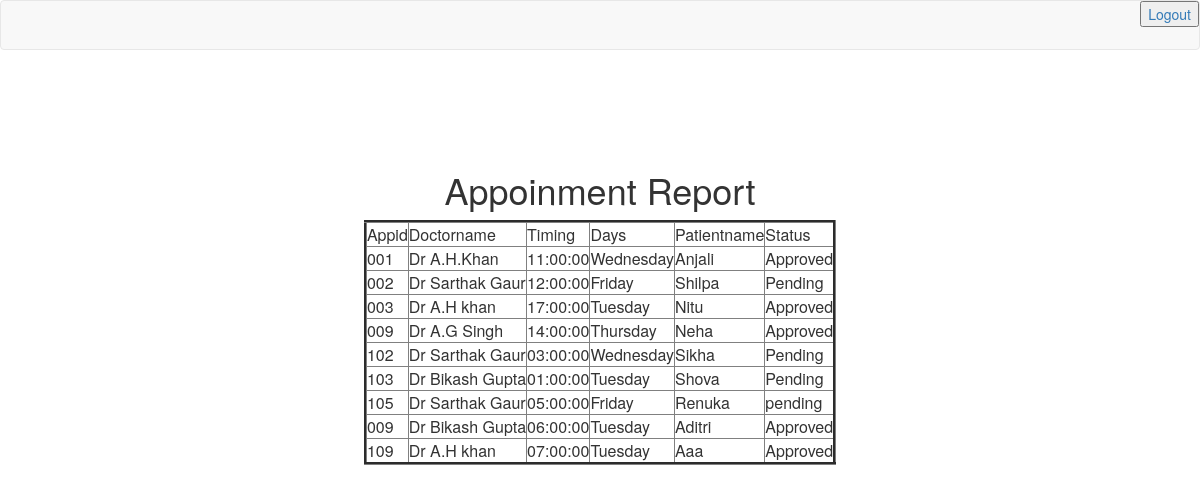
The page /a_report.php on the database its author committed.
### tables this page shows
CREATE TABLE IF NOT EXISTS `app_report` (
  `App_id` varchar(255) NOT NULL,
  `Doctorname` varchar(250) NOT NULL,
  `Timing` time NOT NULL,
  `Days` varchar(250) NOT NULL,
  `Patientname` varchar(250) NOT NULL,
  `Status` varchar(250) NOT NULL
);

### a_report.php (the view, shortened to what this page needs)
<html>
<head>
  <link rel="stylesheet" href="https://maxcdn.bootstrapcdn.com/bootstrap/3.3.7/css/bootstrap.min.css">
</head>
<body>
<nav class="navbar navbar-default" role="navigation">
  <div class="navbar-collapse collapse">
    <ul class="nav navbar-nav navbar-right">
      <button class="pull-right" value="logout"><a href="logout.php">Logout</a></button>
    </ul>
  </div>
</nav>
<br><br><br><br>
<center>
<h1>Appoinment Report </h1>
<table border="3" bgcolor="#E0E0E0">
<tr>
<td>Appid</td>
<td>Doctorname</td>
<td>Timing</td>
<td>Days</td>
<td>Patientname</td>
<td>Status</td>
</tr>
<?php
include("database.php");
$sql="select * from app_report";
$query=mysqli_query($conn,$sql);
while($row = mysqli_fetch_array($query))
{?>
<tr>
<td><?php echo $row[0]; ?></td>
<td><?php echo $row[1]; ?></td>
<td><?php echo $row[2]; ?></td>
<td><?php echo $row[3]; ?></td>
<td><?php echo $row[4]; ?></td>
<td><?php echo $row[5]; ?></td>
</tr>
<?php }?>
</table>
</center>
</body>
</html>

### rows shown on the page
app_report: App "001", Doctorname "Dr A.H.Khan", Timing "11:00:00", Days "Wednesday", Patientname "Anjali", Status "Approved"
app_report: App "002", Doctorname "Dr Sarthak Gaur", Timing "12:00:00", Days "Friday", Patientname "Shilpa", Status "Pending"
app_report: App "003", Doctorname "Dr A.H khan", Timing "17:00:00", Days "Tuesday", Patientname "Nitu", Status "Approved"
app_report: App "009", Doctorname "Dr A.G Singh", Timing "14:00:00", Days "Thursday", Patientname "Neha", Status "Approved"
app_report: App "102", Doctorname "Dr Sarthak Gaur", Timing "03:00:00", Days "Wednesday", Patientname "Sikha", Status "Pending"
app_report: App "103", Doctorname "Dr Bikash Gupta", Timing "01:00:00", Days "Tuesday", Patientname "Shova", Status "Pending"
app_report: App "105", Doctorname "Dr Sarthak Gaur", Timing "05:00:00", Days "Friday", Patientname "Renuka", Status "pending"
app_report: App "009", Doctorname "Dr Bikash Gupta", Timing "06:00:00", Days "Tuesday", Patientname "Aditri", Status "Approved"
app_report: App "109", Doctorname "Dr A.H khan", Timing "07:00:00", Days "Tuesday", Patientname "Aaa", Status "Approved"
